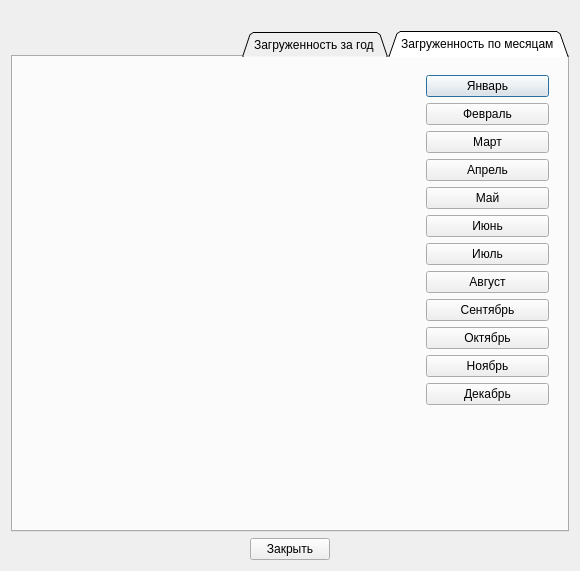
<?xml version="1.0" encoding="UTF-8"?>
<ui version="4.0">
 <class>WorkloadSchedule</class>
 <widget class="QDialog" name="WorkloadSchedule">
  <property name="geometry">
   <rect>
    <x>0</x>
    <y>0</y>
    <width>580</width>
    <height>571</height>
   </rect>
  </property>
  <property name="windowTitle">
   <string>Загруженность аэропорта</string>
  </property>
  <property name="layoutDirection">
   <enum>Qt::RightToLeft</enum>
  </property>
  <layout class="QVBoxLayout" name="verticalLayout_2">
   <item>
    <layout class="QGridLayout" name="gridLayout_2">
     <item row="1" column="0" colspan="3">
      <widget class="QTabWidget" name="tabWidget">
       <property name="enabled">
        <bool>true</bool>
       </property>
       <property name="layoutDirection">
        <enum>Qt::RightToLeft</enum>
       </property>
       <property name="autoFillBackground">
        <bool>true</bool>
       </property>
       <property name="tabShape">
        <enum>QTabWidget::Triangular</enum>
       </property>
       <property name="currentIndex">
        <number>0</number>
       </property>
       <widget class="QWidget" name="tab_2">
        <attribute name="title">
         <string>Загруженность по месяцам </string>
        </attribute>
        <layout class="QGridLayout" name="gridLayout">
         <item row="0" column="7">
          <widget class="QCustomPlot" name="cp_ChartMonth" native="true"/>
         </item>
         <item row="0" column="6">
          <widget class="QFrame" name="qf_Month">
           <property name="maximumSize">
            <size>
             <width>141</width>
             <height>16777215</height>
            </size>
           </property>
           <layout class="QVBoxLayout" name="verticalLayout">
            <item>
             <widget class="QPushButton" name="pb_January">
              <property name="text">
               <string>Январь</string>
              </property>
             </widget>
            </item>
            <item>
             <widget class="QPushButton" name="pb_February">
              <property name="text">
               <string>Февраль</string>
              </property>
             </widget>
            </item>
            <item>
             <widget class="QPushButton" name="pb_March">
              <property name="text">
               <string>Март</string>
              </property>
             </widget>
            </item>
            <item>
             <widget class="QPushButton" name="pb_April">
              <property name="text">
               <string>Апрель</string>
              </property>
             </widget>
            </item>
            <item>
             <widget class="QPushButton" name="pb_May">
              <property name="text">
               <string>Май</string>
              </property>
             </widget>
            </item>
            <item>
             <widget class="QPushButton" name="pb_June">
              <property name="text">
               <string>Июнь</string>
              </property>
             </widget>
            </item>
            <item>
             <widget class="QPushButton" name="pb_July">
              <property name="text">
               <string>Июль</string>
              </property>
             </widget>
            </item>
            <item>
             <widget class="QPushButton" name="pb_August">
              <property name="text">
               <string>Август</string>
              </property>
             </widget>
            </item>
            <item>
             <widget class="QPushButton" name="pb_September">
              <property name="text">
               <string>Сентябрь</string>
              </property>
             </widget>
            </item>
            <item>
             <widget class="QPushButton" name="pb_October">
              <property name="text">
               <string>Октябрь</string>
              </property>
             </widget>
            </item>
            <item>
             <widget class="QPushButton" name="pb_November">
              <property name="text">
               <string>Ноябрь</string>
              </property>
             </widget>
            </item>
            <item>
             <widget class="QPushButton" name="pb_December">
              <property name="minimumSize">
               <size>
                <width>78</width>
                <height>0</height>
               </size>
              </property>
              <property name="text">
               <string>Декабрь</string>
              </property>
             </widget>
            </item>
            <item>
             <spacer name="verticalSpacer">
              <property name="orientation">
               <enum>Qt::Vertical</enum>
              </property>
              <property name="sizeHint" stdset="0">
               <size>
                <width>20</width>
                <height>20</height>
               </size>
              </property>
             </spacer>
            </item>
           </layout>
          </widget>
         </item>
        </layout>
       </widget>
       <widget class="QWidget" name="tab">
        <attribute name="title">
         <string>Загруженность за год </string>
        </attribute>
        <layout class="QHBoxLayout" name="horizontalLayout">
         <item>
          <widget class="QCustomPlot" name="cp_ChartYear" native="true"/>
         </item>
        </layout>
       </widget>
      </widget>
     </item>
     <item row="2" column="1">
      <widget class="QPushButton" name="pb_Close">
       <property name="text">
        <string>Закрыть</string>
       </property>
      </widget>
     </item>
     <item row="2" column="2">
      <spacer name="horizontalSpacer_6">
       <property name="orientation">
        <enum>Qt::Horizontal</enum>
       </property>
       <property name="sizeHint" stdset="0">
        <size>
         <width>108</width>
         <height>20</height>
        </size>
       </property>
      </spacer>
     </item>
     <item row="2" column="0">
      <spacer name="horizontalSpacer_7">
       <property name="orientation">
        <enum>Qt::Horizontal</enum>
       </property>
       <property name="sizeHint" stdset="0">
        <size>
         <width>108</width>
         <height>20</height>
        </size>
       </property>
      </spacer>
     </item>
     <item row="0" column="0" colspan="3">
      <widget class="QLabel" name="lb_Airport">
       <property name="text">
        <string/>
       </property>
       <property name="scaledContents">
        <bool>false</bool>
       </property>
       <property name="alignment">
        <set>Qt::AlignCenter</set>
       </property>
       <property name="wordWrap">
        <bool>false</bool>
       </property>
       <property name="openExternalLinks">
        <bool>false</bool>
       </property>
      </widget>
     </item>
    </layout>
   </item>
  </layout>
 </widget>
 <customwidgets>
  <customwidget>
   <class>QCustomPlot</class>
   <extends>QWidget</extends>
   <header>D:\Qt programmer\AirportInspector\library\qcustomplot.h</header>
   <container>1</container>
  </customwidget>
 </customwidgets>
 <resources/>
 <connections/>
</ui>
